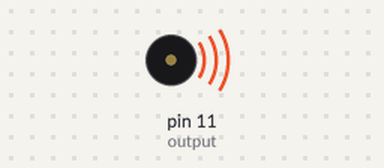
Simulated run of this sketch. Board: Arduino Uno, built with avr-gcc and run on an emulated ATmega328P. Parts: buzzer (waves = sounding).

Above: at 5.4 s.
At 20.9 s:
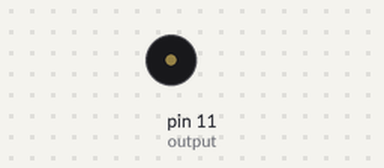
Timing chart, 0 to 22.4 s (numbered marks = the images above):
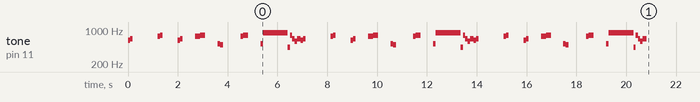

The sketch:

pink_panther_theme.ino
```cpp
/*
Notes chart:
  C     C#     D     Eb   E     F     F#    G     G#    A     Bb    B
0 16.35 17.32 18.35 19.45 20.60 21.83 23.12 24.50 25.96 27.50 29.14 30.87
1 32.70 34.65 36.71 38.89 41.20 43.65 46.25 49.00 51.91 55.00 58.27 61.74
2 65.41 69.30 73.42 77.78 82.41 87.31 92.50 98.00 103.8 110.0 116.5 123.5
3 130.8 138.6 146.8 155.6 164.8 174.6 185.0 196.0 207.7 220.0 233.1 246.9
4 261.6 277.2 293.7 311.1 329.6 349.42 370.0 392.0 415.3 440.0 466.2 493.9
5 523.3 554.4 587.3 622.3 659.3 698.5 740.0 784.0 830.6 880.0 932.3 987.8
6 1047  1109  1175  1245  1319  1397  1480  1568  1661  1760  1865  1976
7 2093  2217  2349  2489  2637  2794  2960  3136  3322  3520  3729  3951
8 4186  4435  4699  4978  5274  5588  5920  6272  6645  7040  7459  7902
*/
int D_sharp = 622;
int E = 659;
int F_sharp = 740;
int G = 784;
int output = 11;
int C = 523;
int B = 494;
int A_sharp = 880;
int D = 587;
int A = 440;

//D_sharp E F_sharp G D_sharp E F_sharp G CB E G B A_sharp AG EDE


void setup()
{
for (int i = 0; i < 3; i++){
    // Measure 1, 2 seconds
    // D_sharp
    tone(output, D_sharp);    // tone(outputPin,frequency)
      delay(100);  //  delay(milliseconds)
    // C4
    tone(output, E);
      delay(100);
    noTone(output);
      delay(1000);
    // Measure 2, 2 seconds
    // C4
    tone(output, F_sharp);
      delay(100);
    // D4
    tone(output, G);
      delay(100);
    noTone(output);
      delay(600);
    // E4
    tone(output, D_sharp);
      delay(100);
    // Measure 2, 2 seconds
    // E4
    tone(output, E);
      delay(100);
    noTone(output);
      delay(500);
    // D4
    tone(output, F_sharp);
      delay(200);
    // E4
    tone(output, G);
      delay(200);
    noTone(output);
      delay(500);
    // F4
    tone(output, C);
      delay(100);
    tone(output, B);
      delay(120);
    noTone(output);
      delay(700);
      // E4
    tone(output, F_sharp);
      delay(100);
          // E4
    tone(output, G);
      delay(200);
    noTone(output);
      delay(500);
          // E4
    tone(output, C);
      delay(100);
          // E4
    tone(output, A_sharp);
      delay(1000);
          // E4
    tone(output, A);
      delay(90);
          // E4
    tone(output, G);
      delay(90);
          // E4
    tone(output, E);
      delay(90);
          // E4
    tone(output, D);
      delay(100);
          // E4
    tone(output, E);
      delay(150);
    // END
    noTone(output); // stop playing
}
}

void loop()
{

}
```
